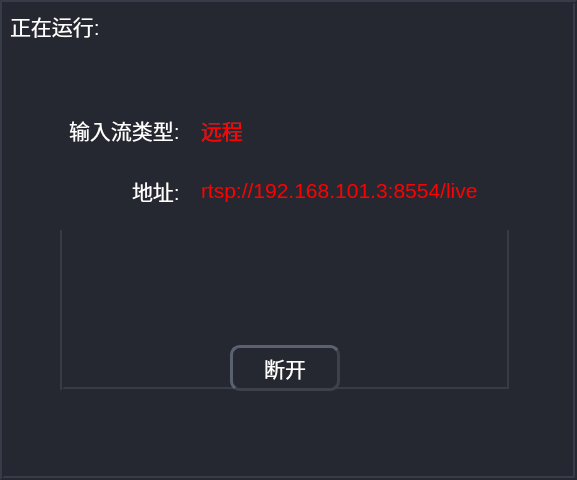
<?xml version="1.0" encoding="UTF-8"?>
<ui version="4.0">
 <class>StreamInfo</class>
 <widget class="QWidget" name="StreamInfo">
  <property name="geometry">
   <rect>
    <x>0</x>
    <y>0</y>
    <width>577</width>
    <height>480</height>
   </rect>
  </property>
  <property name="windowTitle">
   <string>Form</string>
  </property>
  <property name="styleSheet">
   <string notr="true">
QWidget {	
 border: 4px ridge rgb(37, 40, 48); 
	background-color: rgb(37, 40, 48);
	color:white;
}
QPushButton:hover {
    background-color: #2980b9;  /* 悬停时 - 深蓝色 */
}
QLabel {
	border:none;

}
QPushButton {

	color: white;  
	border: 3px outset rgb(60, 65, 75);  
    
    border-radius: 10px;

}



QWidget #widget{	
	border:none;
	background-color: rgb(37, 40, 48);
	color:white;
	
}</string>
  </property>
  <widget class="QLabel" name="label">
   <property name="geometry">
    <rect>
     <x>10</x>
     <y>10</y>
     <width>91</width>
     <height>31</height>
    </rect>
   </property>
   <property name="font">
    <font>
     <pointsize>16</pointsize>
    </font>
   </property>
   <property name="text">
    <string>正在运行:</string>
   </property>
  </widget>
  <widget class="QWidget" name="">
   <property name="geometry">
    <rect>
     <x>60</x>
     <y>90</y>
     <width>451</width>
     <height>301</height>
    </rect>
   </property>
   <layout class="QVBoxLayout" name="verticalLayout_6">
    <item>
     <layout class="QVBoxLayout" name="verticalLayout_5">
      <item>
       <layout class="QVBoxLayout" name="verticalLayout_4">
        <item>
         <widget class="QWidget" name="widget" native="true">
          <layout class="QVBoxLayout" name="verticalLayout_3">
           <item>
            <layout class="QHBoxLayout" name="horizontalLayout">
             <property name="spacing">
              <number>21</number>
             </property>
             <property name="bottomMargin">
              <number>0</number>
             </property>
             <item>
              <layout class="QVBoxLayout" name="verticalLayout_2">
               <property name="spacing">
                <number>0</number>
               </property>
               <item alignment="Qt::AlignRight">
                <widget class="QLabel" name="label_2">
                 <property name="sizePolicy">
                  <sizepolicy hsizetype="Fixed" vsizetype="Preferred">
                   <horstretch>0</horstretch>
                   <verstretch>0</verstretch>
                  </sizepolicy>
                 </property>
                 <property name="font">
                  <font>
                   <pointsize>16</pointsize>
                  </font>
                 </property>
                 <property name="text">
                  <string>输入流类型:</string>
                 </property>
                </widget>
               </item>
               <item alignment="Qt::AlignRight">
                <widget class="QLabel" name="label_4">
                 <property name="sizePolicy">
                  <sizepolicy hsizetype="Fixed" vsizetype="Preferred">
                   <horstretch>0</horstretch>
                   <verstretch>0</verstretch>
                  </sizepolicy>
                 </property>
                 <property name="font">
                  <font>
                   <pointsize>16</pointsize>
                  </font>
                 </property>
                 <property name="text">
                  <string>地址:</string>
                 </property>
                </widget>
               </item>
              </layout>
             </item>
             <item>
              <layout class="QVBoxLayout" name="verticalLayout">
               <property name="spacing">
                <number>0</number>
               </property>
               <item>
                <widget class="QLabel" name="lb_type">
                 <property name="sizePolicy">
                  <sizepolicy hsizetype="Expanding" vsizetype="Preferred">
                   <horstretch>0</horstretch>
                   <verstretch>0</verstretch>
                  </sizepolicy>
                 </property>
                 <property name="font">
                  <font>
                   <pointsize>16</pointsize>
                  </font>
                 </property>
                 <property name="styleSheet">
                  <string notr="true">color:red
</string>
                 </property>
                 <property name="text">
                  <string>远程</string>
                 </property>
                </widget>
               </item>
               <item alignment="Qt::AlignLeft">
                <widget class="QLabel" name="lb_addr">
                 <property name="sizePolicy">
                  <sizepolicy hsizetype="Preferred" vsizetype="Preferred">
                   <horstretch>0</horstretch>
                   <verstretch>0</verstretch>
                  </sizepolicy>
                 </property>
                 <property name="minimumSize">
                  <size>
                   <width>249</width>
                   <height>0</height>
                  </size>
                 </property>
                 <property name="font">
                  <font>
                   <pointsize>16</pointsize>
                  </font>
                 </property>
                 <property name="styleSheet">
                  <string notr="true">color:red</string>
                 </property>
                 <property name="text">
                  <string>rtsp://192.168.101.3:8554/live</string>
                 </property>
                </widget>
               </item>
              </layout>
             </item>
            </layout>
           </item>
          </layout>
         </widget>
        </item>
       </layout>
      </item>
     </layout>
    </item>
    <item>
     <spacer name="verticalSpacer">
      <property name="orientation">
       <enum>Qt::Vertical</enum>
      </property>
      <property name="sizeType">
       <enum>QSizePolicy::Fixed</enum>
      </property>
      <property name="sizeHint" stdset="0">
       <size>
        <width>20</width>
        <height>109</height>
       </size>
      </property>
     </spacer>
    </item>
    <item alignment="Qt::AlignHCenter">
     <widget class="QPushButton" name="btn_disconn">
      <property name="sizePolicy">
       <sizepolicy hsizetype="Fixed" vsizetype="Fixed">
        <horstretch>0</horstretch>
        <verstretch>0</verstretch>
       </sizepolicy>
      </property>
      <property name="minimumSize">
       <size>
        <width>110</width>
        <height>46</height>
       </size>
      </property>
      <property name="font">
       <font>
        <pointsize>16</pointsize>
       </font>
      </property>
      <property name="text">
       <string>断开</string>
      </property>
     </widget>
    </item>
   </layout>
  </widget>
 </widget>
 <resources/>
 <connections/>
</ui>
